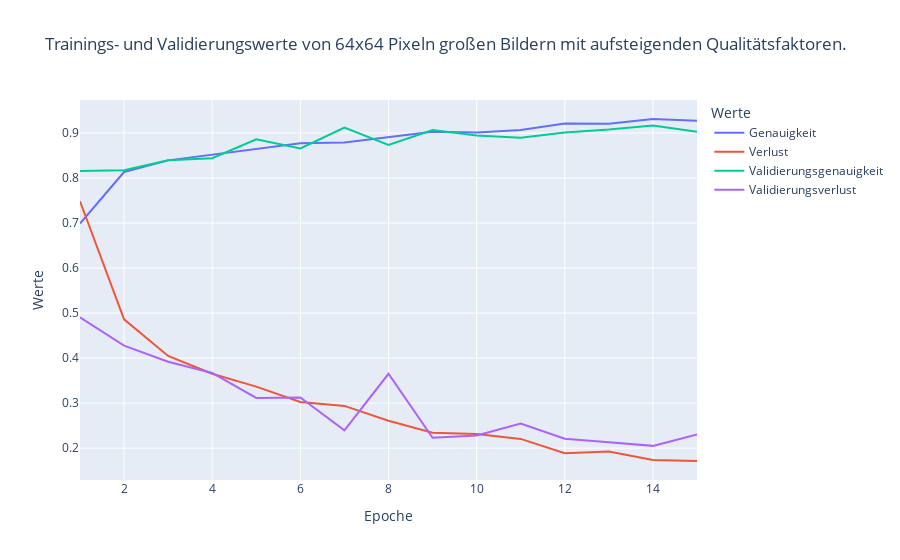

Notebook code cell kept with this figure:
### Code cell
generate_line_graph(
    './64_asc/history_train.csv',
    'Trainings- und Validierungswerte von 64x64 Pixeln großen Bildern mit aufsteigenden Qualitätsfaktoren.'
)

### Figure 1 — Plotly figure (JSON) as saved in the notebook; plotly's stock layout.template omitted (floating-point values rounded to 4 significant figures)
{"data": [{"hovertemplate": "Werte=%{y}<br>Epoche=%{x}<extra></extra>", "legendgroup": "Genauigkeit", "line": {"color": "#636efa", "dash": "solid"}, "mode": "lines", "name": "Genauigkeit", "orientation": "v", "showlegend": true, "type": "scatter", "x": [1, 2, 3, 4, 5, 6, 7, 8, 9, 10, 11, 12, 13, 14, 15], "xaxis": "x", "y": [0.6988, 0.8135, 0.8392, 0.8519, 0.8656, 0.8771, 0.8791, 0.8912, 0.9031, 0.9009, 0.9069, 0.9213, 0.9204, 0.9312, 0.9273], "yaxis": "y"}, {"hovertemplate": "Werte=%{y}<br>Epoche=%{x}<extra></extra>", "legendgroup": "Verlust", "line": {"color": "#EF553B", "dash": "solid"}, "mode": "lines", "name": "Verlust", "orientation": "v", "showlegend": true, "type": "scatter", "x": [1, 2, 3, 4, 5, 6, 7, 8, 9, 10, 11, 12, 13, 14, 15], "xaxis": "x", "y": [0.7484, 0.486, 0.4047, 0.3653, 0.3365, 0.3023, 0.2938, 0.2607, 0.2342, 0.2311, 0.2205, 0.1887, 0.1926, 0.1738, 0.1714], "yaxis": "y"}, {"hovertemplate": "Werte=%{y}<br>Epoche=%{x}<extra></extra>", "legendgroup": "Validierungsgenauigkeit", "line": {"color": "#00cc96", "dash": "solid"}, "mode": "lines", "name": "Validierungsgenauigkeit", "orientation": "v", "showlegend": true, "type": "scatter", "x": [1, 2, 3, 4, 5, 6, 7, 8, 9, 10, 11, 12, 13, 14, 15], "xaxis": "x", "y": [0.8159, 0.8174, 0.8395, 0.8441, 0.8862, 0.8656, 0.9123, 0.8733, 0.9067, 0.8944, 0.8897, 0.901, 0.9077, 0.9169, 0.9026], "yaxis": "y"}, {"hovertemplate": "Werte=%{y}<br>Epoche=%{x}<extra></extra>", "legendgroup": "Validierungsverlust", "line": {"color": "#ab63fa", "dash": "solid"}, "mode": "lines", "name": "Validierungsverlust", "orientation": "v", "showlegend": true, "type": "scatter", "x": [1, 2, 3, 4, 5, 6, 7, 8, 9, 10, 11, 12, 13, 14, 15], "xaxis": "x", "y": [0.4907, 0.4276, 0.3917, 0.3669, 0.3115, 0.3123, 0.2396, 0.3651, 0.2228, 0.2282, 0.2544, 0.2208, 0.2132, 0.205, 0.2305], "yaxis": "y"}], "layout": {"legend": {"title": {"text": "Werte"}, "tracegroupgap": 0}, "title": {"text": "Trainings- und Validierungswerte von 64x64 Pixeln großen Bildern mit aufsteigenden Qualitätsfaktoren."}, "xaxis": {"anchor": "y", "domain": [0, 1], "title": {"text": "Epoche"}}, "yaxis": {"anchor": "x", "domain": [0, 1], "title": {"text": "Werte"}}}}
